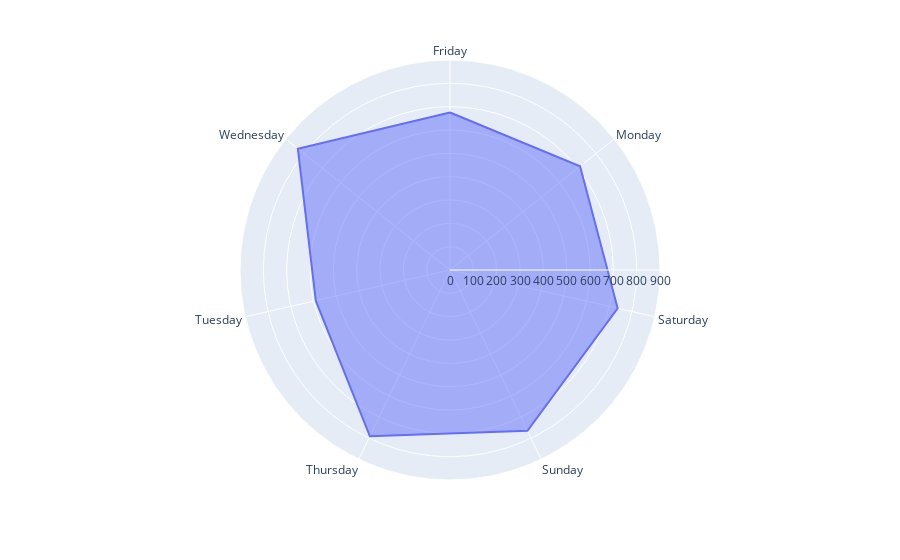

Notebook code for this chart:
### Code cell
def dayofweek(i):
    l = ["Monday", "Tuesday", "Wednesday", "Thursday", "Friday", "Saturday", "Sunday"]
    return l[i]

day_df=pd.DataFrame(df["Message"])
day_df['day_of_date'] = df['Date'].dt.weekday
day_df['day_of_date'] = day_df["day_of_date"].apply(dayofweek)
day_df["messagecount"] = 1
day = day_df.groupby("day_of_date").sum()
day.reset_index(inplace=True)

fig = px.line_polar(day, r='messagecount', theta='day_of_date', line_close=True)
fig.update_traces(fill='toself')
fig.update_layout(
  polar=dict(
    radialaxis=dict(
      visible=True,
      range=[0,900]
    )),
  showlegend=False
)
fig.show()

### Figure 1 — Plotly figure (JSON) as saved in the notebook; plotly's stock layout.template omitted (floating-point values rounded to 4 significant figures)
{"data": [{"fill": "toself", "hovertemplate": "messagecount=%{r}<br>day_of_date=%{theta}<extra></extra>", "legendgroup": "", "line": {"color": "#636efa", "dash": "solid"}, "marker": {"symbol": "circle"}, "mode": "lines", "name": "", "r": [675, 713, 737, 765, 791, 590, 834, 675], "showlegend": false, "subplot": "polar", "theta": ["Friday", "Monday", "Saturday", "Sunday", "Thursday", "Tuesday", "Wednesday", "Friday"], "type": "scatterpolar"}], "layout": {"autosize": true, "legend": {"tracegroupgap": 0}, "margin": {"t": 60}, "polar": {"angularaxis": {"direction": "clockwise", "rotation": 90, "type": "category"}, "domain": {"x": [0, 1], "y": [0, 1]}, "radialaxis": {"autorange": false, "range": [0, 900], "type": "linear", "visible": true}}, "showlegend": false}}
